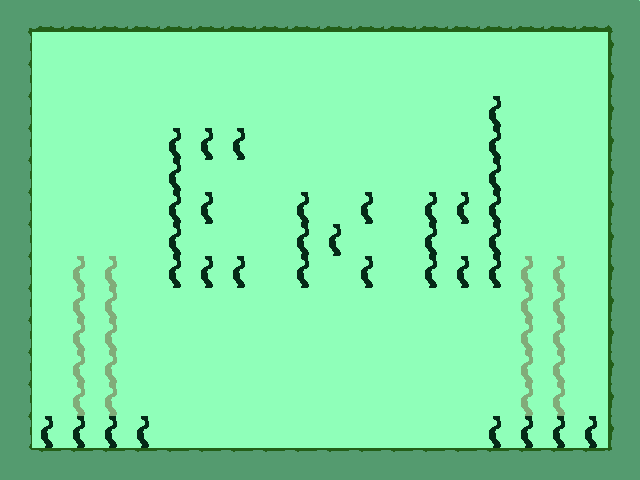

A level layout from a 2D game, rendered from its tile map. Below: a short description, then the map file with tile-grid data replaced by summaries:
An orthogonal 20x15 tile map with 32x32 px tiles, 3 tile layers (floor1, tileobs, COLLISIONS), 2 tilesets and 1 object (A).

<map version="1.0" orientation="orthogonal" width="20" height="15" tilewidth="32" tileheight="32">
 <tileset firstgid="1" source="collisions.tsx" />
 <tileset firstgid="1025" source="tiles.tsx" />
 <layer name="floor1" width="20" height="15">
  <data>[300 cells, 300 non-empty, 9 distinct tile ids]</data>
 </layer>
 <layer name="tileobs" width="20" height="15">
  <data>[300 cells, 63 non-empty, 5 distinct tile ids]</data>
 </layer>
 <layer name="COLLISIONS" width="20" height="15">
  <data>[300 cells, 0 non-empty, 0 distinct tile ids]</data>
 </layer>
 <objectgroup name="spawns" width="20" height="15">
  <object name="A" x="361" y="401">
   <properties>
    <property name="destination" value="A" />
   </properties>
   <polyline points="0,0 -11,3" />
  </object>
 </objectgroup>
</map>
